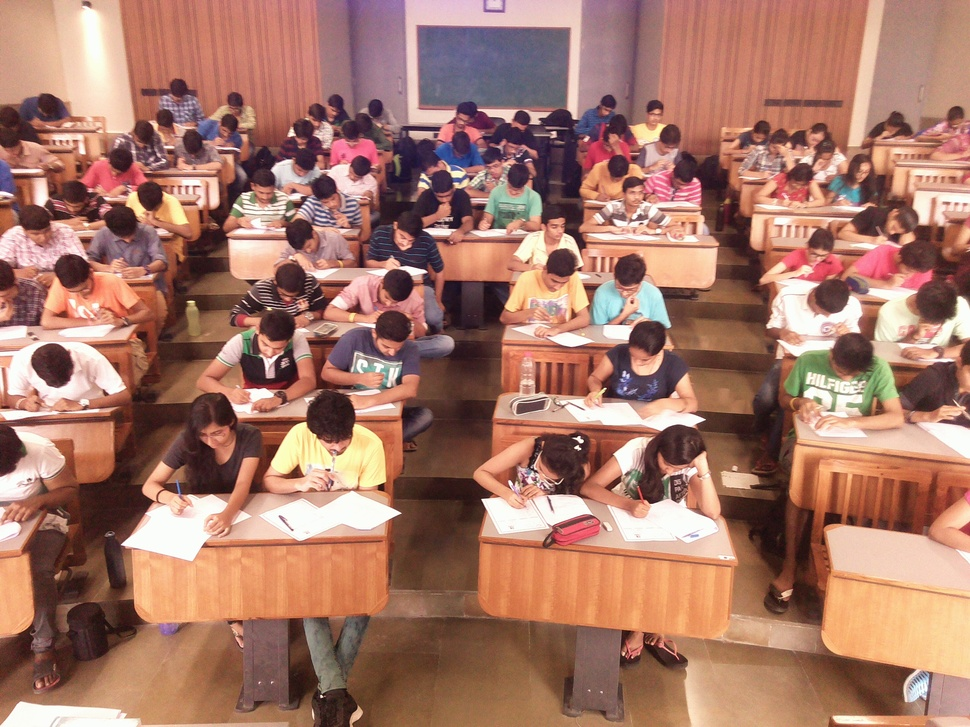
%> input picture Semester 3/Linear Algebra And Signal and Systems/Code/image.jpg, 970 x 727 px, shrunk from 3264 x 2448 before the run
$ octave HeadDetection.m   (GNU Octave 9; MATLAB toolbox functions it lacks are replaced by stand-ins)
%> lines starting %> are read from the running program, lines starting %| are printed output that depends on the picture
image = imread('image.jpg');
%> image is the input picture: size 727x970x3 uint8; mean R, G, B 166.4, 119.9, 104.4
%bwimage = rgb2gray(image);
%imwrite(bwimage, 'bwimage.jpg', 'jpg');
A = im2double(image);

r = A(:,:,1); % Get the RED matrix
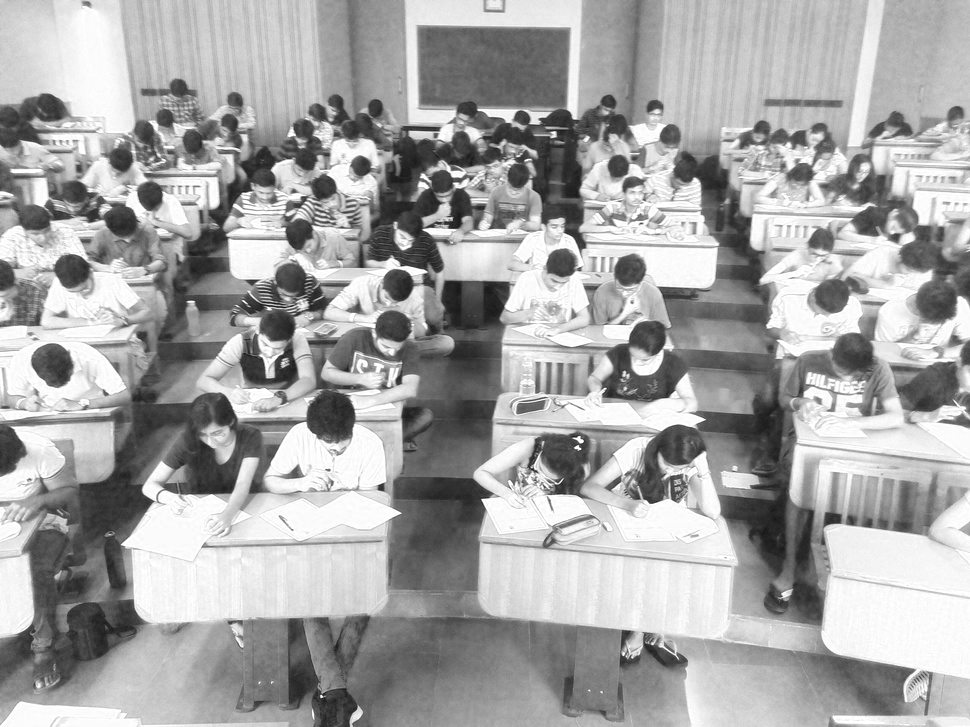
%> r: size 727x970 double; min 0.0784, max 1, mean 0.653
g = A(:,:,2); % Get the GREEN matrix
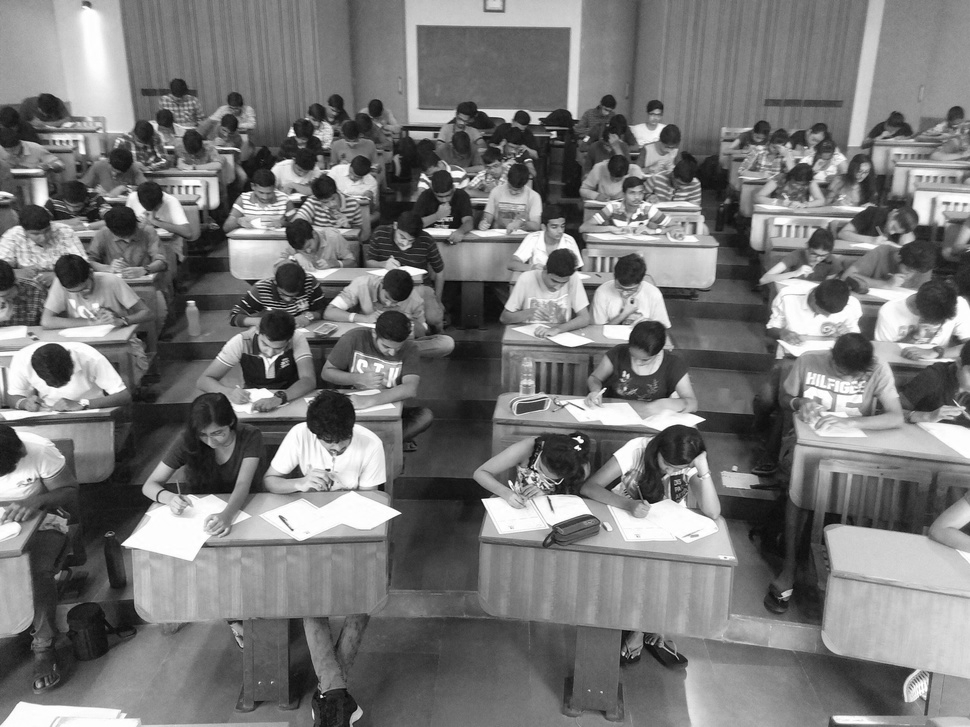
%> g: size 727x970 double; min 0, max 1, mean 0.47
b = A(:,:,3); % Get the BLUE matrix
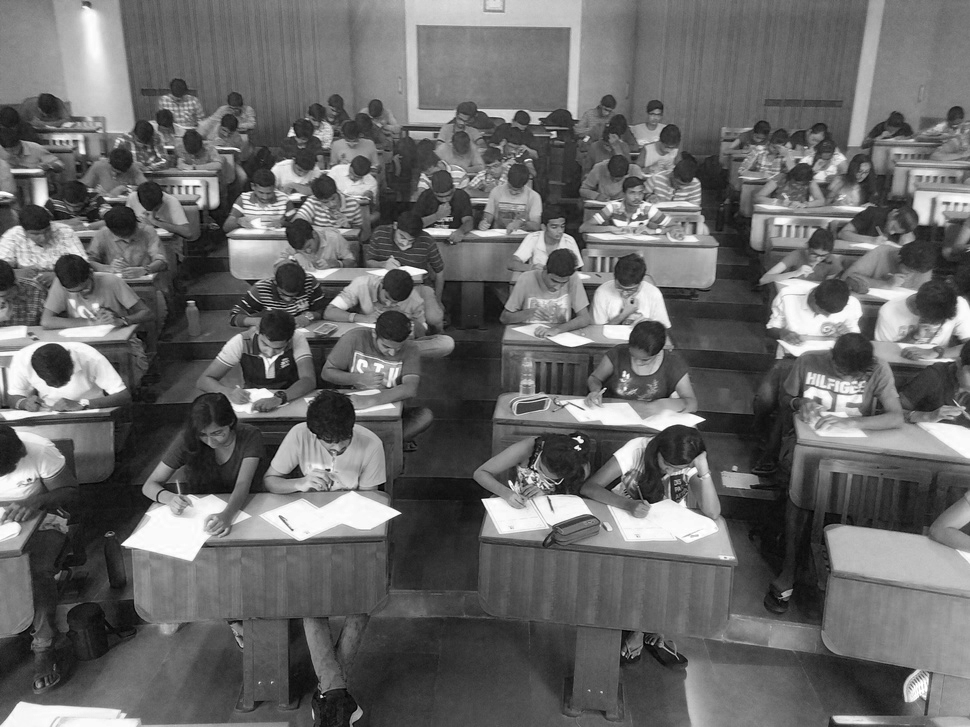
%> b: size 727x970 double; min 0, max 1, mean 0.409
